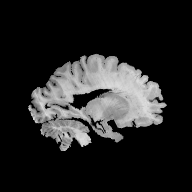
%> input picture GFMM_img/brain.png, 192 x 192 px
$ octave gfmm.m   (GNU Octave 9; MATLAB toolbox functions it lacks are replaced by stand-ins)
%> lines starting %> are read from the running program, lines starting %| are printed output that depends on the picture
### GFMM_img/velocity.m
function c = velocity(Img)
 [gx, gy] = gradient(Img);
 N = length(Img);
 c = zeros(N+2,N+2);
 c(2:end-1,2:end-1) = 1.0./(sqrt(gx.^2+gy.^2));
end

### GFMM_img/narrow.m
function NB = narrow(theta,c)
    s = size(theta);
    NB = zeros(s);
    tmp = theta.*c;
    for i = 2:s(1)-1
        for j = 2:s(2)-1
            if tmp(i,j) < 0 && (theta(i,j) == -theta(i+1,j) || theta(i,j) == -theta(i-1,j) || theta(i,j) == -theta(i,j+1) || theta(i,j) == -theta(i,j-1))
                NB(i,j) = 1;
            end
        end
    end

end

### GFMM_img/useful.m
function U = useful(NB,theta)
    s = size(theta);
    U = zeros(s);

    for i = 1:s(1)
        for j = 1:s(2)
            if (NB(i,j) == 1)
                if theta(i,j) == -theta(i+1,j)
                    U(i+1,j) = 1;
                elseif theta(i,j) == -theta(i-1,j)
                    U(i-1,j) = 1;
                elseif theta(i,j) == -theta(i,j+1)
                    U(i,j+1) = 1;
                elseif theta(i,j) == -theta(i,j-1)
                    U(i,j-1) = 1;
                end
            end
        end
    end
end

### GFMM_img/gfmm.m
clc
clear all
close all

%Img=phantom('Modified Shepp-Logan',N+1);
Img=double(imread('brain.png'));
%> Img: size 192x192 double; min 0, max 224, mean 36.4; mean of the top-left, top-right, bottom-left and bottom-right quarters 28.2, 36.9, 40.5, 40.1
N = 191;
dx = 1/N;

% t = 0 les poinst acceptés sont
ap = zeros(N+1);

% example 1 : c(maison) > 0
% ap(floor(N/2)-17:floor(N/2)+17,floor(N/2)-17:floor(N/2)+17) = 1;

% example 2 :
ap(floor(N/2),floor(N/2)) = 1;

AP = zeros(N+3);
AP(2:end-1,2:end-1) = ap;
AP = logical(AP);

t = 0;

theta = -ones(size(AP));
theta(AP) = 1;

u = 10^5*ones(size(AP));
u(find(theta == 1)) = 0;
utmp = u;
[XX YY] = meshgrid([1:N+1],[1:N+1]);
surf(XX,flipud(YY),u(2:end-1,2:end-1));
xlabel('x')
ylabel('y')
zlabel('T')
title(['time : ' num2str(t)]);
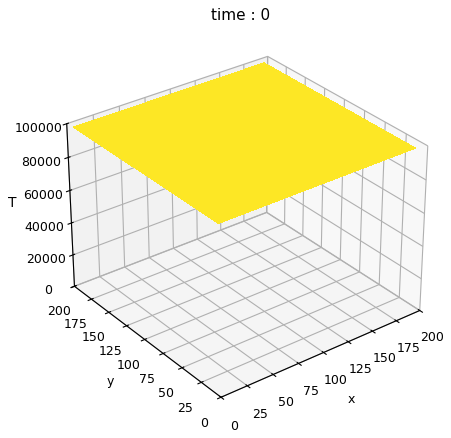
%> figure redrawn from the program's plot data
drawnow
pause

m = 10;
while 1
    c = velocity(Img);

%> (the run ends here)
